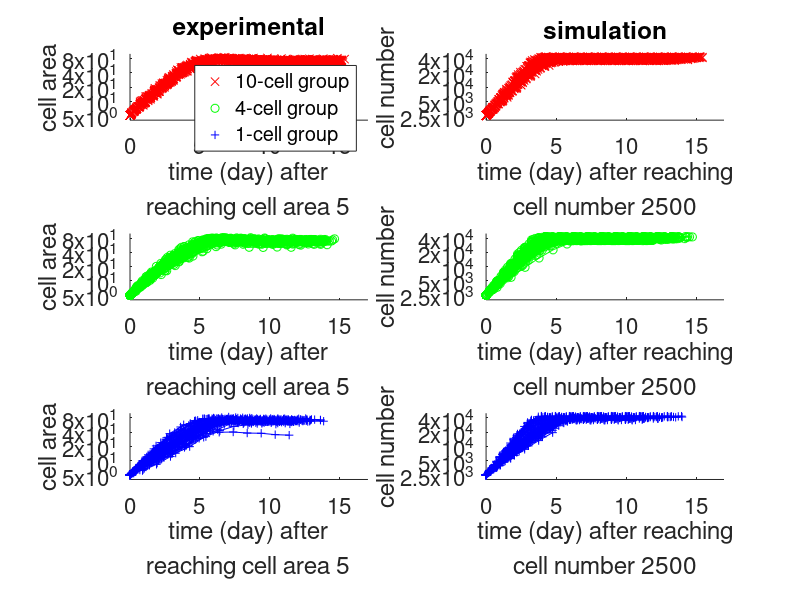
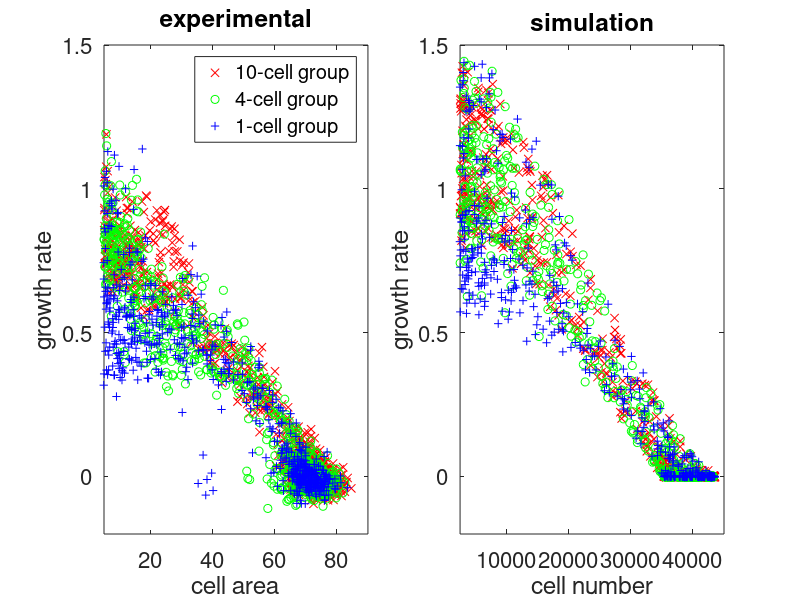
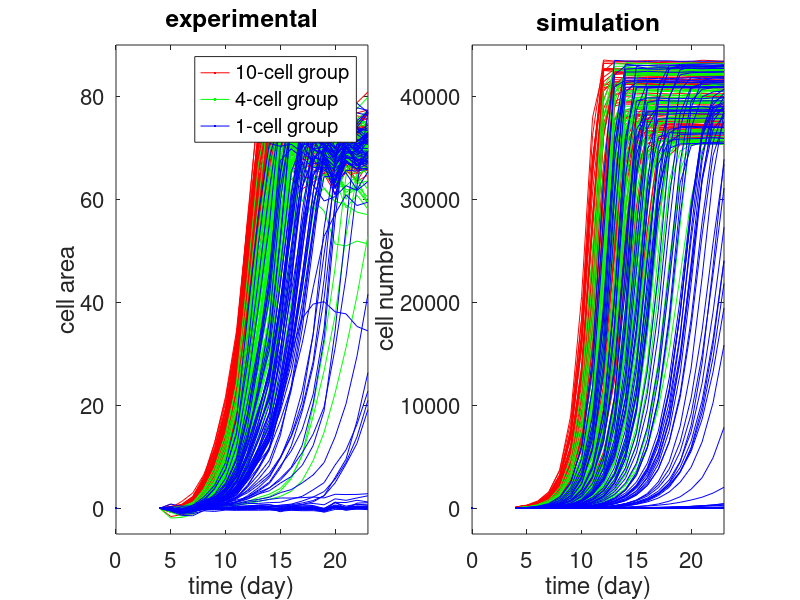

Source code (MATLAB) for these figures, in order:

clear all
close all

load D10.dat
load D4.dat
load D1.dat
load A.dat

for i=1:80
    for j=1:22
        R10(i,j)=D10(i,j*2-1);
        S10(i,j)=D10(i,j*2+1)/D10(i,j*2-1)-1;
        R4(i,j)=D4(i,j*2-1);
        S4(i,j)=D4(i,j*2+1)/D4(i,j*2-1)-1;
        R1(i,j)=D1(i,j*2-1);
        S1(i,j)=D1(i,j*2+1)/D1(i,j*2-1)-1;
    end
end

for i=1:80
    for j=1:23
        T10(i,j)=D10(i,j*2-1);
        T4(i,j)=D4(i,j*2-1);       
        T1(i,j)=D1(i,j*2-1);        
    end
end

P=A(:,1:19);
Q=(A(:,2:20)-A(:,1:19))./A(:,1:19);


% draw the plot for growth starting from 5 area units
figure(1)
set(gcf, 'Position',  [100, 30, 1100, 1000])
subplot(3,2,1);

R=A(1:80,:);
axis([0 17 4 100])
hold on
plot(0,0,'rx',0,0,'go',0,0,'b+')
for i=1:80
    for j=2:20
        if R(i,j)>5
            t=log(5/R(i,j-1))/log(R(i,j)/R(i,j-1));
            subplot(3,2,1);
            plot(0,5,'rx-',1-t+(0:20-j),R(i,j:20),'rx-');
            set(gca, 'YScale', 'log');
            yticks([5 10 20 40 80]);
            break;
        end
    end
end
title('experimental')
xlabel({'time (day) after'; 'reaching cell area 5'},'FontSize',36)
ylabel('cell area')
h_legend=legend('10-cell group','4-cell group','1-cell group');
set(h_legend,'FontSize',16);
set(gca,'FontSize',16);
hold off

subplot(3,2,3);
G=A(81:160,:);
axis([0 17 4 100])
hold on
for i=1:80
    for j=1:20
        if G(i,j)>5
            t=log(5/G(i,j-1))/log(G(i,j)/G(i,j-1));
            subplot(3,2,3);
            plot(0,5,'go-',1-t+(0:20-j),G(i,j:20),'go-');
            set(gca, 'YScale', 'log');
            yticks([5 10 20 40 80]);
            break;
        end
    end
end
xlabel({'time (day) after'; 'reaching cell area 5'},'FontSize',36)
ylabel('cell area')
set(gca,'FontSize',16);
hold off

B=A(161:240,:);
subplot(3,2,5);
axis([0 17 4 100])
hold on
for i=1:80
    for j=1:20
        if B(i,j)>5
            t=log(5/B(i,j-1))/log(B(i,j)/B(i,j-1));
            subplot(3,2,5);
            plot(0,5,'b+-',1-t+(0:20-j),B(i,j:20),'b+-');
            set(gca, 'YScale', 'log');
            yticks([5 10 20 40 80]);
            break;
        end
    end
end  
xlabel({'time (day) after'; 'reaching cell area 5'},'FontSize',36)
ylabel('cell area')
set(gca,'FontSize',16);
hold off

subplot(3,2,2);
axis([0 17 2000 50000])
hold on
for i=1:80
    for j=2:23
        if T10(i,j)>2500
            t=log(2500/T10(i,j-1))/log(T10(i,j)/T10(i,j-1));
            subplot(3,2,2);
            plot(0,2500,'rx-',1-t+(0:23-j),T10(i,j:23),'rx-');
            set(gca, 'YScale', 'log');
            yticks([2500 5000 10000 20000 40000]);
            break;
        end
    end
end
title('simulation')
xlabel({'time (day) after reaching'; 'cell number 2500'},'FontSize',36)
ylabel('cell number')
set(gca,'FontSize',16);
hold off

subplot(3,2,4);
axis([0 17 2000 50000])
hold on
for i=1:80
    for j=2:23
        if T4(i,j)>2500
            t=log(2500/T4(i,j-1))/log(T4(i,j)/T4(i,j-1));
            subplot(3,2,4);
            plot(0,2500,'go-',1-t+(0:23-j),T4(i,j:23),'go-');
            set(gca, 'YScale', 'log');
            yticks([2500 5000 10000 20000 40000]);
            break;
        end
    end
end
xlabel({'time (day) after reaching'; 'cell number 2500'},'FontSize',36)
ylabel('cell number')
set(gca,'FontSize',16);
hold off

subplot(3,2,6);
axis([0 17 2000 50000])
hold on
for i=1:80
    for j=2:23
        if T1(i,j)>2500
            t=log(2500/T1(i,j-1))/log(T1(i,j)/T1(i,j-1));
            subplot(3,2,6);
            plot(0,2500,'b+-',1-t+(0:23-j),T1(i,j:23),'b+-');
            set(gca, 'YScale', 'log');
            yticks([2500 5000 10000 20000 40000]);
            break;
        end
    end
end
xlabel({'time (day) after reaching'; 'cell number 2500'},'FontSize',36)
ylabel('cell number')
set(gca,'FontSize',16);
hold off


%%%%%%%%%%%% growth rate vs area
figure(2)
set(gcf, 'Position',  [100, 100, 1100, 450])
subplot(1,2,1)
plot(0,0,'rx',0,0,'go',0,0,'b+',P(1:80,:),Q(1:80,:),'rx',...
    P(81:160,:),Q(81:160,:),'go',P(161:240,:),Q(161:240,:),'b+')
title('experimental')
xlabel('cell area')
ylabel('growth rate')
axis([5 90 -0.2 1.5])
h_legend=legend('10-cell group','4-cell group','1-cell group');
set(h_legend,'FontSize',16);
set(gca,'FontSize',16)

subplot(1,2,2)
plot(0,0,'rx',0,0,'go',0,0,'b+',R10,S10,'rx',R4,S4,'go',R1,S1,'b+')
title('simulation')
xlabel('cell number')
ylabel('growth rate')
axis([2500 45000 -0.2 1.5])
set(gca,'FontSize',16)


%%%%%%%%%%%%% growth curve
figure(3)
set(gcf, 'Position',  [100, 100, 1100, 450])
subplot(1,2,1)
plot(0,0,'r',0,0,'g',0,0,'b',4:23,A(1:80,:)','r',4:23,A(81:160,:)',...
    'g',4:23,A(161:240,:)','b')
title('experimental')
xlabel('time (day)')
ylabel('cell area')
axis([0 23 -5 90])
h_legend=legend('10-cell group','4-cell group','1-cell group');
set(h_legend,'FontSize',16);
set(gca,'FontSize',16)

subplot(1,2,2)
plot(0,0,'r',0,0,'g',0,0,'b',4:23,T10(:,4:23),'r',4:23,T4(:,4:23),'g',...
    4:23,T1(:,4:23),'b');
title('simulation')
xlabel('time (day)')
ylabel('cell number')
axis([0 23 -2500 45000])
set(gca,'FontSize',16)


